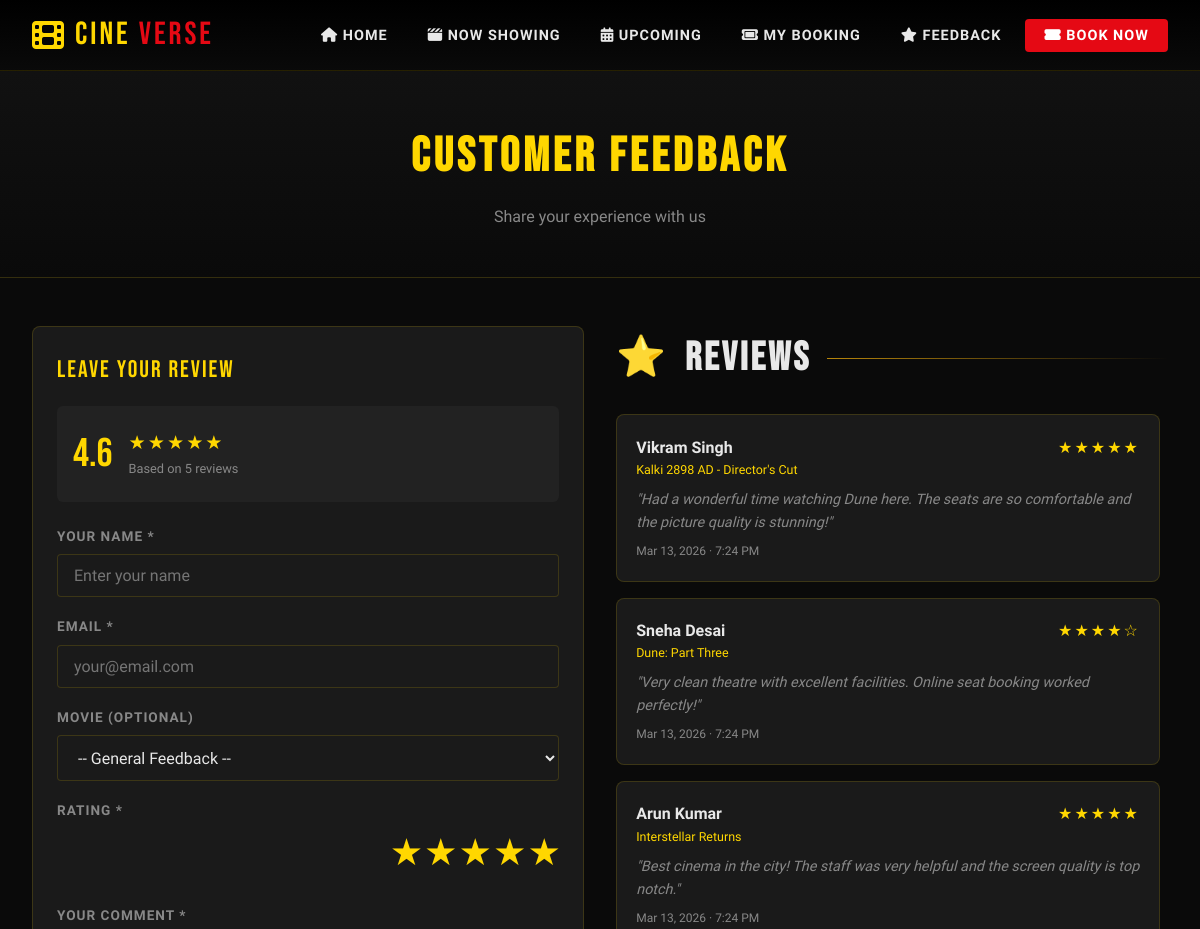
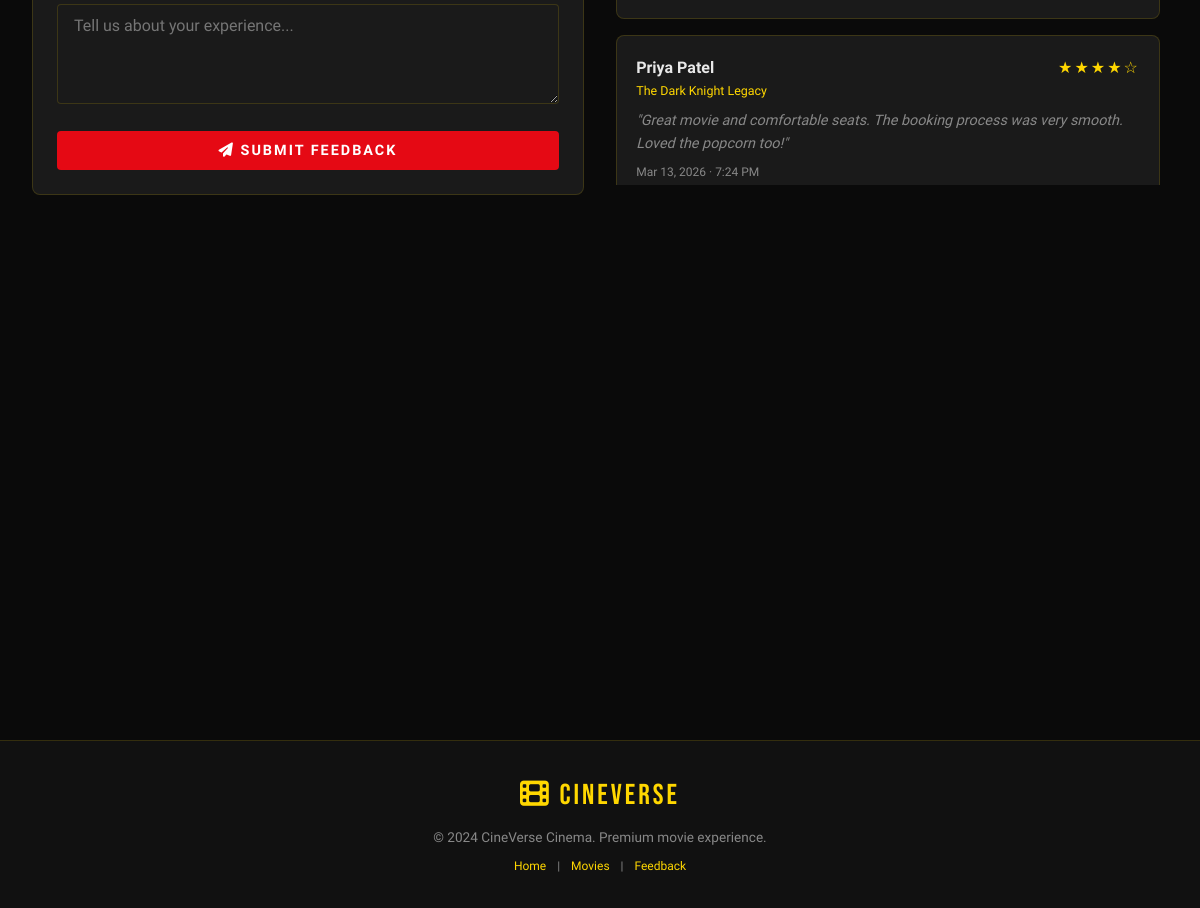
The page /feedback/ on the database its author committed (2 pictures, top to bottom).
### cinema/models.py (models this page shows, shortened)
class Feedback(models.Model):
    RATING_CHOICES = [(i, str(i)) for i in range(1, 6)]
    movie = models.ForeignKey(Movie, on_delete=models.CASCADE, related_name='feedbacks', null=True, blank=True)
    customer_name = models.CharField(max_length=200)
    customer_email = models.EmailField()
    rating = models.IntegerField(choices=RATING_CHOICES, default=5)
    comment = models.TextField()
    created_at = models.DateTimeField(auto_now_add=True)
    is_approved = models.BooleanField(default=True)
    class Meta:
        ordering = ['-created_at']

class Movie(models.Model):
    STATUS_CHOICES = [
        ('now_showing', 'Now Showing'),
        ('upcoming', 'Upcoming'),
        ('ended', 'Ended'),
    ]
    title = models.CharField(max_length=200)
    description = models.TextField()
    genre = models.CharField(max_length=100)
    duration = models.IntegerField(help_text="Duration in minutes")
    release_date = models.DateField()
    poster = models.ImageField(upload_to='posters/', blank=True, null=True)
    trailer_url = models.URLField(blank=True, null=True, help_text="YouTube embed URL")
    status = models.CharField(max_length=20, choices=STATUS_CHOICES, default='upcoming')
    rating = models.CharField(max_length=10, default='U/A')
    language = models.CharField(max_length=50, default='English')
    director = models.CharField(max_length=100, blank=True)
    cast = models.TextField(blank=True, help_text="Comma separated cast names")
    created_at = models.DateTimeField(auto_now_add=True)
    class Meta:
        ordering = ['-release_date']

### cinema/views.py (the view, shortened to what this page needs)
# urls.py: path('feedback/', views.feedback, name='feedback'),
def feedback(request):
    movies = Movie.objects.filter(status='now_showing')
    feedbacks = Feedback.objects.filter(is_approved=True)
    avg_rating = feedbacks.aggregate(avg=Avg('rating'))['avg']
    context = {'movies': movies, 'feedbacks': feedbacks, 'avg_rating': avg_rating}
    return render(request, 'cinema/feedback.html', context)

### cinema/templates/cinema/feedback.html (shortened to what this page needs)
{% extends 'cinema/base.html' %}
{% block content %}
<div class="page-header">
    <h1>Customer Feedback</h1>
    <p>Share your experience with us</p>
</div>
<div class="section">
    <div style="display:grid; grid-template-columns:1fr 1fr; gap:2rem; align-items:start;">
        <div class="card">
            <div class="card-title">Leave Your Review</div>
            {% if avg_rating %}
            <div style="display:flex; align-items:center; gap:1rem; margin-bottom:1.5rem; padding:1rem; background:var(--dark4); border-radius:6px;">
                <div style="font-family:'Bebas Neue',sans-serif; font-size:2.5rem; color:var(--gold);">{{ avg_rating|floatformat:1 }}</div>
                <div>
                    <div class="stars" style="font-size:1.2rem;">
                        {% for i in "12345" %}{% if forloop.counter <= avg_rating|floatformat:"0"|add:"0" %}★{% else %}☆{% endif %}{% endfor %}
                    </div>
                    <div style="font-size:0.8rem; color:var(--text-muted);">Based on {{ feedbacks.count }} reviews</div>
                </div>
            </div>
            {% endif %}
            <form method="post">
                <div class="form-group">
                    <label>Your Name *</label>
                    <input type="text" name="customer_name" required placeholder="Enter your name">
                </div>
                <div class="form-group">
                    <label>Email *</label>
                    <input type="email" name="customer_email" required placeholder="your@email.com">
                </div>
                <div class="form-group">
                    <label>Movie (optional)</label>
                    <select name="movie">
                        <option value="">-- General Feedback --</option>
                    </select>
                </div>
                <div class="form-group">
                    <label>Rating *</label>
                    <div class="star-rating">
                        {% for i in "54321" %}
                        <label for="star{{ i }}">★</label>
                        {% endfor %}
                    </div>
                </div>
                <div class="form-group">
                    <label>Your Comment *</label>
                    <textarea name="comment" required placeholder="Tell us about your experience..."></textarea>
                </div>
                <button type="submit" class="btn btn-primary" style="width:100%;">
                    <i class="fas fa-paper-plane"></i> Submit Feedback
                </button>
            </form>
        </div>
        <div>
            <h2 class="section-title" style="margin-bottom:1.5rem;"><span class="accent">⭐</span> Reviews</h2>
            {% if feedbacks %}
            <div style="display:flex; flex-direction:column; gap:1rem; max-height:700px; overflow-y:auto; padding-right:0.5rem;">
                {% for fb in feedbacks %}
                <div class="card" style="padding:1.2rem;">
                    <div style="display:flex; justify-content:space-between; align-items:flex-start; margin-bottom:0.5rem;">
                        <div>
                            <strong style="font-size:1rem;">{{ fb.customer_name }}</strong>
                            {% if fb.movie %}
                            <div style="font-size:0.78rem; color:var(--gold);">{{ fb.movie.title }}</div>
                            {% endif %}
                        </div>
                        <div>
                            <span class="stars">
                                {% for i in "12345" %}{% if forloop.counter <= fb.rating %}★{% else %}☆{% endif %}{% endfor %}
                            </span>
                        </div>
                    </div>
                    <p style="color:var(--text-muted); font-size:0.9rem; font-style:italic; line-height:1.6;">"{{ fb.comment }}"</p>
                    <div style="font-size:0.75rem; color:var(--text-muted); margin-top:0.5rem;">{{ fb.created_at|date:"M d, Y · g:i A" }}</div>
                </div>
                {% endfor %}
            </div>
            {% else %}
            <div class="card" style="text-align:center; color:var(--text-muted); padding:2rem;">
                <i class="fas fa-comment-slash" style="font-size:2rem; margin-bottom:0.5rem; display:block;"></i>
                <p>No reviews yet. Be the first!</p>
            </div>
            {% endif %}
        </div>
    </div>
</div>
{% endblock %}

### cinema/templates/cinema/base.html (style rules this page uses)
:root { --gold: #FFD700; --gold-dark: #B8860B; --red: #E50914; --dark: #0A0A0A; --dark2: #111111; --dark3: #1A1A1A; --dark4: #222222; --text: #E8E8E8; --text-muted: #888; --border: rgba(255,215,0,0.15); }
* { margin: 0; padding: 0; box-sizing: border-box; }
body { background: var(--dark); color: var(--text); font-family: 'Rajdhani', sans-serif; font-size: 16px; line-height: 1.6; min-height: 100vh; }
.section { max-width: 1300px; margin: 0 auto; padding: 3rem 2rem; }
.section-title { font-family: 'Bebas Neue', sans-serif; font-size: 2.5rem; letter-spacing: 3px; color: var(--text); display: flex; align-items: center; gap: 1rem; margin-bottom: 2rem; }
.section-title::after { content: ''; flex: 1; height: 1px; background: linear-gradient(90deg, var(--gold-dark), transparent); }
.section-title .accent { color: var(--gold); }
.btn { display: inline-block; padding: 0.7rem 1.8rem; border-radius: 4px; font-family: 'Rajdhani', sans-serif; font-size: 0.9rem; font-weight: 700; letter-spacing: 2px; text-transform: uppercase; text-decoration: none; border: none; cursor: pointer; transition: all 0.2s; }
.btn-primary { background: var(--red); color: #fff; }
.form-group { margin-bottom: 1.2rem; }
label { display: block; font-size: 0.85rem; font-weight: 600; letter-spacing: 1px; text-transform: uppercase; color: var(--text-muted); margin-bottom: 0.4rem; }
input, select, textarea { width: 100%; background: var(--dark3); border: 1px solid var(--border); border-radius: 4px; color: var(--text); padding: 0.7rem 1rem; font-family: 'Rajdhani', sans-serif; font-size: 1rem; transition: border-color 0.2s; }
textarea { resize: vertical; min-height: 100px; }
.stars { color: var(--gold); letter-spacing: 2px; }
.page-header { background: linear-gradient(180deg, var(--dark2) 0%, var(--dark) 100%); border-bottom: 1px solid var(--border); padding: 3rem 2rem; text-align: center; }
.page-header h1 { font-family: 'Bebas Neue', sans-serif; font-size: 3rem; color: var(--gold); letter-spacing: 4px; }
.page-header p { color: var(--text-muted); margin-top: 0.5rem; }
.card { background: var(--dark3); border: 1px solid var(--border); border-radius: 8px; padding: 1.5rem; }
.card-title { font-family: 'Bebas Neue', sans-serif; font-size: 1.5rem; color: var(--gold); letter-spacing: 2px; margin-bottom: 1rem; }

### cinema/templates/cinema/feedback.html (style rules this page uses)
.star-rating { display:flex; flex-direction:row-reverse; gap:0.3rem; }
.star-rating label { font-size:2rem; color:var(--text-muted); cursor:pointer; transition:color 0.15s; }
.star-rating label:hover, .star-rating label:hover ~ label, .star-rating input:checked ~ label { color:var(--gold); }

### rows shown on the page
Feedback: customer_name "Vikram Singh", movie "Kalki 2898 AD - Director's Cut", rating 5 (drawn), comment "Had a wonderful time watching Dune here. The seats are so comfortable and the picture quality is stunning!", created_at "Mar 13, 2026 · 7:24 PM"
Feedback: customer_name "Sneha Desai", movie "Dune: Part Three", rating 4 (drawn), comment "Very clean theatre with excellent facilities. Online seat booking worked perfectly!", created_at "Mar 13, 2026 · 7:24 PM"
Feedback: customer_name "Arun Kumar", movie "Interstellar Returns", rating 5 (drawn), comment "Best cinema in the city! The staff was very helpful and the screen quality is top notch.", created_at "Mar 13, 2026 · 7:24 PM"
Feedback: customer_name "Priya Patel", movie "The Dark Knight Legacy", rating 4 (drawn), comment "Great movie and comfortable seats. The booking process was very smooth. Loved the popcorn too!", created_at "Mar 13, 2026 · 7:24 PM"

### other values the page prints
{{ avg_rating|floatformat:1 }} "4.6"
{{ feedbacks.count }} "5"
